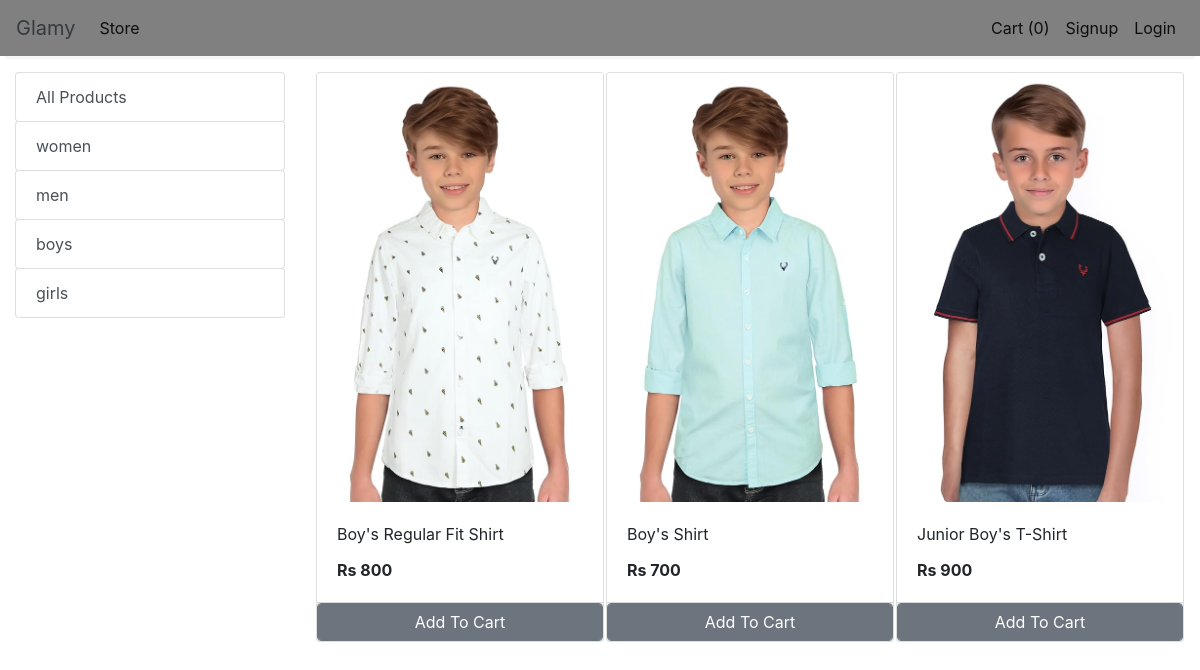
/store?category=4, run on the app's committed database.
### ecomapp/models.py (models this page shows, shortened)
class Category(models.Model):
    name = models.CharField(max_length=50)
    @staticmethod
    def get_all_categories():
        return Category.objects.all()

class Products(models.Model):
    name = models.CharField(max_length=60)
    price = models.IntegerField(default=0)
    category = models.ForeignKey(Category, on_delete=models.CASCADE, default=1)
    description = models.CharField(max_length=250, default='', blank=True, null=True)
    image = models.ImageField(upload_to='uploads/products/')
    @staticmethod
    def get_all_products_by_categoryid(category_id):
        if category_id:
            return Products.objects.filter(category=category_id)
        else:
            return Products.get_all_products();

### ecomapp/views.py (the view)
# urls.py: path('store', store, name='store'),
def store(request):
    cart = request.session.get('cart')
    if not cart:
        request.session['cart'] = {}
    products = None
    categories = Category.get_all_categories()
    categoryID = request.GET.get('category')
    if categoryID:
        products = Products.get_all_products_by_categoryid(categoryID)
    else:
        products = Products.get_all_products()
    data = {}
    data['products'] = products
    data['categories'] = categories
    print('you are : ', request.session.get('email'))
    return render(request, 'index.html', data)

### ecomapp/templatetags/cart.py (called while the page is built)
@register.filter (name='is_in_cart')
def is_in_cart(product, cart):
    keys = cart.keys ()
    for id in keys:
        if int (id) == product.id:
            return True
    return False;

### ecomapp/templatetags/custom_filter.py (called while the page is built)
@register.filter(name='currency')
def currency(number):
    return "Rs "+str(number)

### ecomapp/templates/index.html (shortened to what this page needs)
{% extends 'base.html' %}
{% block content %}
{% load cart %}
{% load custom_filter %}
<div class="container-fluid mt-3">
	<div class="row">
		<div class="col-lg-3 mx-auto">
			<div class="list-group">
				<a href="/" class="list-group-item list-group-item-action btn btn-outline-success">All Products</a>
				{% for category in categories %}
				<a href="/?category={{category.id}}"
					class="list-group-item list-group-item-action btn btn-outline-success ">{{category.name}}</a>
				{% endfor %}
			</div>
		</div>
		<div id='products' class="col-lg-9 mx-auto">
			<div class="row mx-auto">
				{% for product in products %}
				<div class="card mx-auto mb-3" id={{product.id}} style="width: 18rem;">
					<img class="card-img-top" src="{{product.image.url}}" alt="Card image cap">
					<div class="card-body">
						<p class="card-title">{{product.name}}</p>
						<p class="card-text"><b>{{product.price|currency}}</b></p>
					</div>
					<div class="card-footer p-0 no-gutters">
						{% if product|is_in_cart:request.session.cart %}
						<div class="row no-gutters">
							<form action="/#{{product.id}}" class="col-2 " method="post">
								{% csrf_token %}
								<input hidden type="text" name='product' value='{{product.id}}'>
								<input hidden type="text" name='remove' value='True'>
								<input type="submit" value=" - " class="btn btn-block btn-secondary border-right">
							</form>
							<div class="text-center col btn btn-secondary">{{product|cart_quantity:request.session.cart}} in Cart</div>
							<form action="/#{{product.id}}" class="col-2 " method="post">
								{% csrf_token %}
								<input hidden type="text" name='product' value='{{product.id}}'>
								<input type="submit" value=" + " class="btn btn-block btn-secondary border-left">
							</form>
						</div>
						{% else %}
						<form action="/#{{product.id}}" method="POST" class="btn-block">
							<input type="submit" class="float-right btn btn-secondary form-control"
								value="Add To Cart">
						</form>
						{% endif %}
					</div>
				</div>
				{% endfor %}
			</div>
		</div>
	</div>
</div>
{% endblock %}

### data on the page
Category: name "women"
Category: name "men"
Category: name "boys"
Category: name "girls"
Products: image (picture), name "Boy's Regular Fit Shirt", price "Rs 800"
Products: image (picture), name "Boy's Shirt", price "Rs 700"
Products: image (picture), name "Junior Boy's T-Shirt", price "Rs 900"

### other printed values
{{ request.session.cart.keys|length }} "0"
